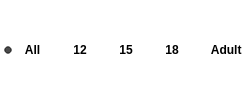
             <widget class="QGroupBox" name="ageGroupBox">
              <property name="styleSheet">
               <string notr="true">border: none;
background-color: transparent;</string>
              </property>
              <property name="title">
               <string/>
              </property>
              <layout class="QGridLayout" name="gridLayout_4">
               <property name="leftMargin">
                <number>0</number>
               </property>
               <property name="topMargin">
                <number>0</number>
               </property>
               <property name="rightMargin">
                <number>0</number>
               </property>
               <property name="bottomMargin">
                <number>0</number>
               </property>
               <item row="0" column="0">
                <layout class="QGridLayout" name="gridLayout_2">
                 <item row="0" column="3">
                  <widget class="QRadioButton" name="radio18">
                   <property name="minimumSize">
                    <size>
                     <width>0</width>
                     <height>40</height>
                    </size>
                   </property>
                   <property name="maximumSize">
                    <size>
                     <width>60</width>
                     <height>16777215</height>
                    </size>
                   </property>
                   <property name="styleSheet">
                    <string notr="true">QRadioButton {
font-weight: Bold;
}

QRadioButton::indicator {
width: 16px;
height: 16px;
}

QRadioButton::indicator::unchecked {
    image: url(:/radioButtonUnchecked.png);
}

QRadioButton::indicator::checked {
    image: url(:/radioButtonChecked.png);
}</string>
                   </property>
                   <property name="text">
                    <string> 18</string>
                   </property>
                  </widget>
                 </item>
                 <item row="0" column="0">
                  <widget class="QRadioButton" name="radioAll">
                   <property name="minimumSize">
                    <size>
                     <width>0</width>
                     <height>40</height>
                    </size>
                   </property>
                   <property name="maximumSize">
                    <size>
                     <width>60</width>
                     <height>16777215</height>
                    </size>
                   </property>
                   <property name="styleSheet">
                    <string notr="true">QRadioButton {
font-weight: Bold;
}

QRadioButton::indicator {
width: 16px;
height: 16px;
}

QRadioButton::indicator::unchecked {
    image: url(:/radioButtonUnchecked.png);
}

QRadioButton::indicator::checked {
    image: url(:/radioButtonChecked.png);
}</string>
                   </property>
                   <property name="text">
                    <string> All</string>
                   </property>
                   <property name="checked">
                    <bool>true</bool>
                   </property>
                  </widget>
                 </item>
                 <item row="0" column="2">
                  <widget class="QRadioButton" name="radio15">
                   <property name="minimumSize">
                    <size>
                     <width>0</width>
                     <height>40</height>
                    </size>
                   </property>
                   <property name="maximumSize">
                    <size>
                     <width>60</width>
                     <height>16777215</height>
                    </size>
                   </property>
                   <property name="styleSheet">
                    <string notr="true">QRadioButton {
font-weight: Bold;
}

QRadioButton::indicator {
width: 16px;
height: 16px;
}

QRadioButton::indicator::unchecked {
    image: url(:/radioButtonUnchecked.png);
}

QRadioButton::indicator::checked {
    image: url(:/radioButtonChecked.png);
}</string>
                   </property>
                   <property name="text">
                    <string> 15</string>
                   </property>
                  </widget>
                 </item>
                 <item row="0" column="1">
                  <widget class="QRadioButton" name="radio12">
                   <property name="minimumSize">
                    <size>
                     <width>0</width>
                     <height>40</height>
                    </size>
                   </property>
                   <property name="maximumSize">
                    <size>
                     <width>60</width>
                     <height>16777215</height>
                    </size>
                   </property>
                   <property name="styleSheet">
                    <string notr="true">QRadioButton {
font-weight: Bold;
}

QRadioButton::indicator {
width: 16px;
height: 16px;
}

QRadioButton::indicator::unchecked {
    image: url(:/radioButtonUnchecked.png);
}

QRadioButton::indicator::checked {
    image: url(:/radioButtonChecked.png);
}</string>
                   </property>
                   <property name="text">
                    <string> 12</string>
                   </property>
                  </widget>
                 </item>
                 <item row="0" column="4">
                  <widget class="QRadioButton" name="radioAdult">
                   <property name="minimumSize">
                    <size>
                     <width>0</width>
                     <height>40</height>
                    </size>
                   </property>
                   <property name="maximumSize">
                    <size>
                     <width>60</width>
                     <height>16777215</height>
                    </size>
                   </property>
                   <property name="styleSheet">
                    <string notr="true">QRadioButton {
font-weight: Bold;
}

QRadioButton::indicator {
width: 16px;
height: 16px;
}

QRadioButton::indicator::unchecked {
    image: url(:/radioButtonUnchecked.png);
}

QRadioButton::indicator::checked {
    image: url(:/radioButtonChecked.png);
}</string>
                   </property>
                   <property name="text">
                    <string> Adult</string>
                   </property>
                  </widget>
                 </item>
                </layout>
               </item>
              </layout>
             </widget>
